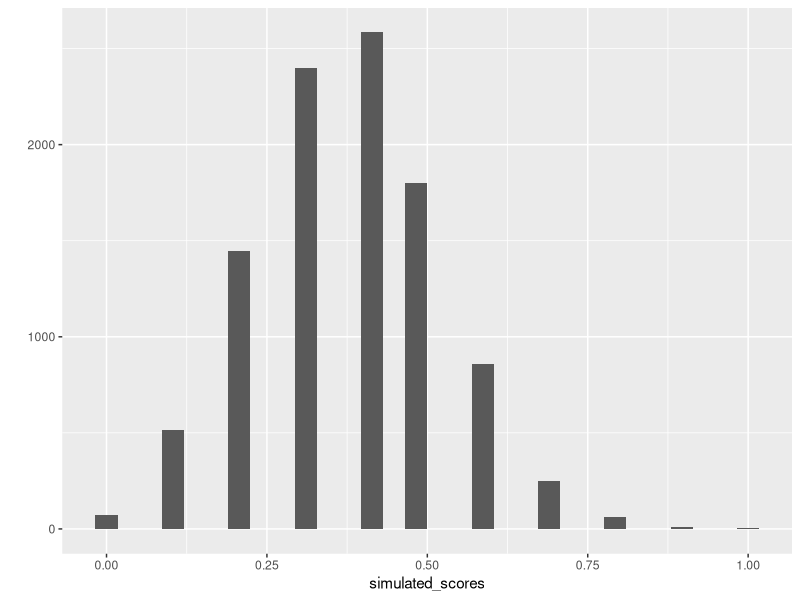
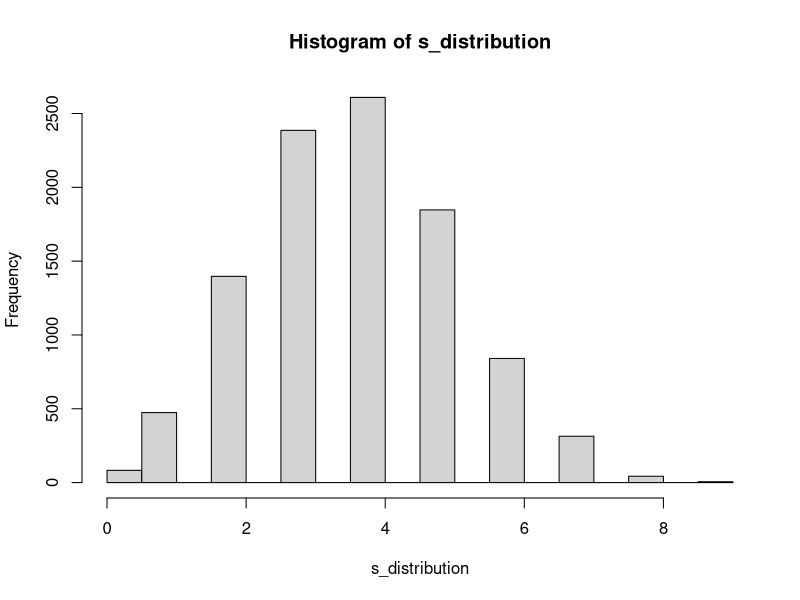

These charts were generated, in order, by the following R code:
## ---- chunk 1
knitr::opts_chunk$set(echo = TRUE)
## ---- chunk 2
binom.test(x = 30,
           n = 50,
           p = .5)


## ---- chunk 3
binom.test(x = 165,
           n = 300,
           p = .5,
           alternative="greater")
## ---- chunk 4
rbinom(n = rep(1,10), size = 1, prob = c(.5,.5,.5,.5,.5,.25,.25,.25,.25,.25))

simulated_test <- replicate(10000, rbinom(n = rep(1,10), size = 1, prob = c(.5,.5,.5,.5,.5,.25,.25,.25,.25,.25)) )

simulated_scores <- colSums(simulated_test)/10

library(ggplot2)

qplot(simulated_scores)+
  geom_histogram()

length(simulated_scores[simulated_scores > .75])/10000

sum(rbinom(n = rep(1,10), size = 1, prob = c(.5,.5,.5,.5,.5,.25,.25,.25,.25,.25)))

s_distribution <- replicate(10000,sum(rbinom(n = rep(1,10), size = 1, prob = c(.5,.5,.5,.5,.5,.25,.25,.25,.25,.25))) )

hist(s_distribution)
           
## ---- chunk 5
s_distribution[s_distribution >= 8]

length(s_distribution[s_distribution >= 8])

length(s_distribution[s_distribution >= 8])/10000
